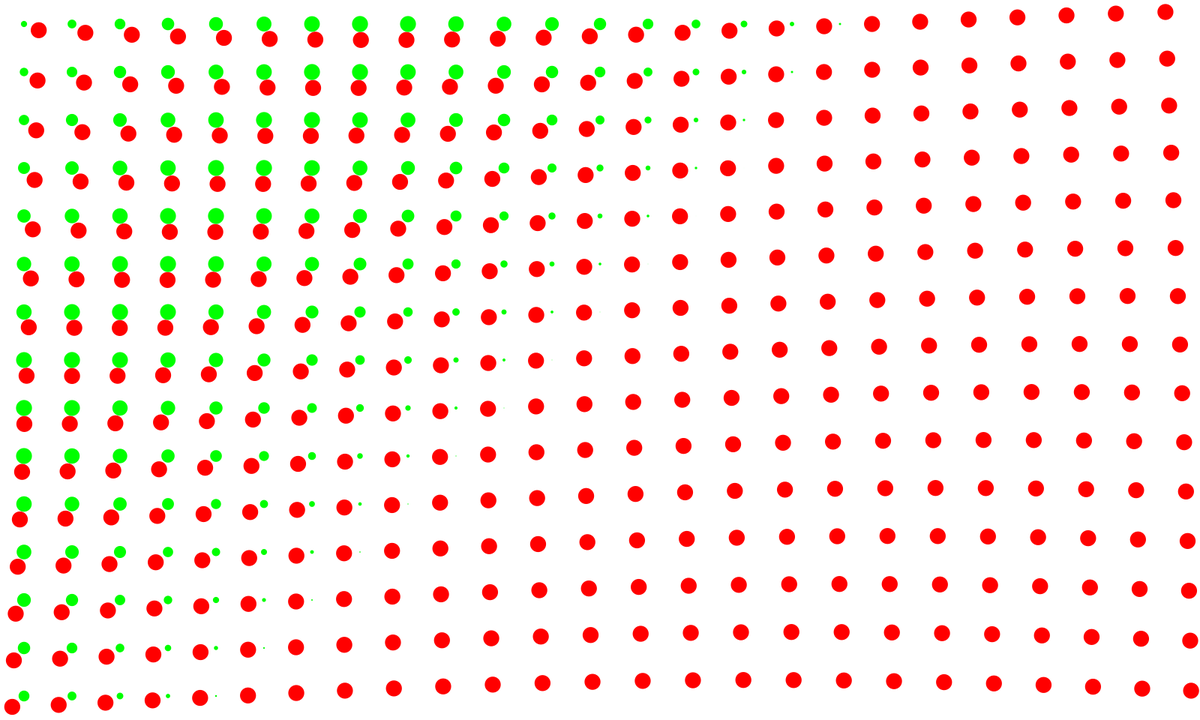
Frame 1 (no input)
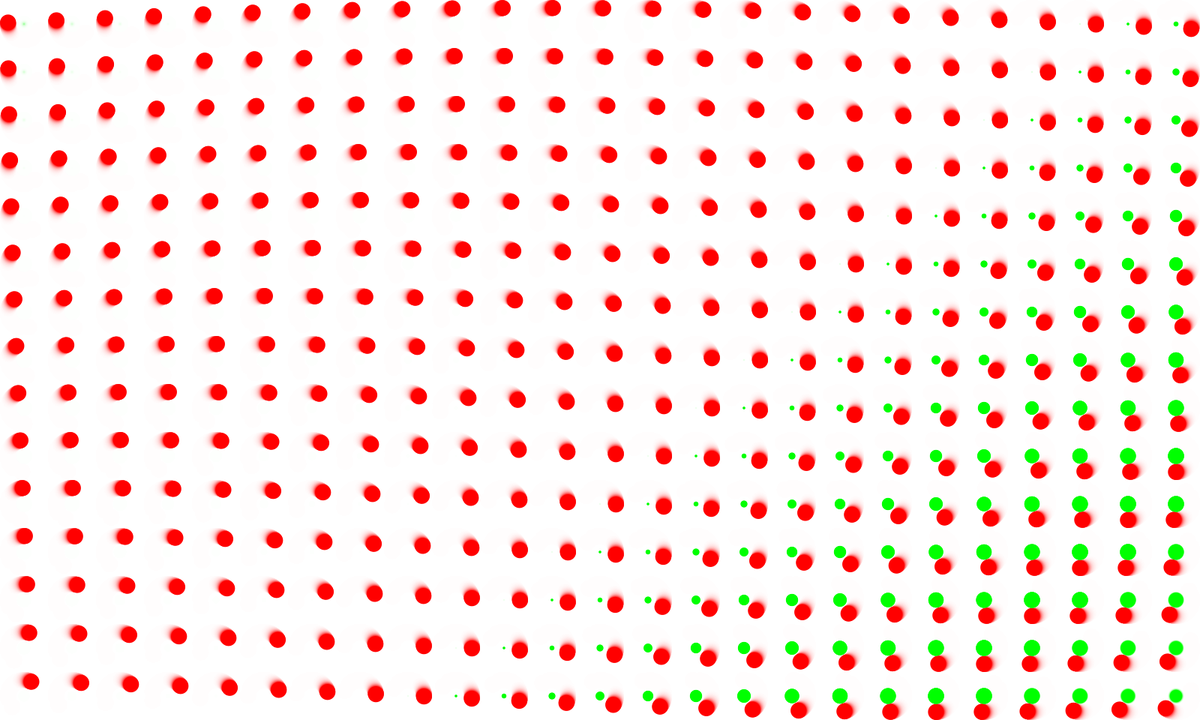
Frame 60 (the mouse pressed at the canvas centre just before this capture)
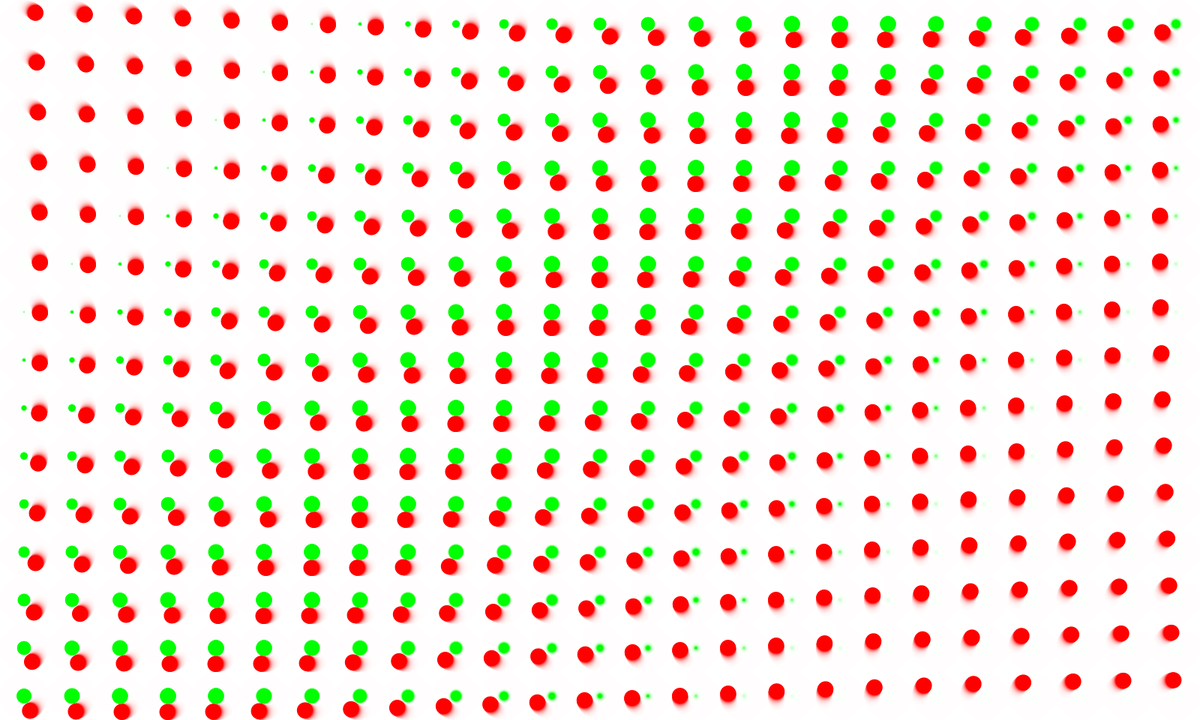
Frame 120 (the mouse held since frame 60 and released just before this capture)

The Processing sketch that drew these frames (run headless with seeded random() and noise(); from frame 60 on, the mouse is pressed at the canvas centre):

// Processing sketch: sketch_191012b
// ── sketch_191012b.pde
int blockNumHori = 25;
int blockNumHoriTarget;
float circleRaidus = 20.0f;

void setup() {
  size(1600, 960);
  background(255);
  blockNumHoriTarget = blockNumHori;
}

void draw() {
  
  blockNumHori = round(lerp(float(blockNumHori), float(blockNumHoriTarget), 0.1f));
  println(blockNumHori);
  fill(255, 50);
  noStroke();
  rect(0, 0, width, height);
  float blockWidth = width/blockNumHori;
  int blockNumVert = floor(height/blockWidth)+1;

  //circleRaidus = blockWidth * sin(millis()/180.0f * PI / 8);
  //fill(0,255,255,200);
  //circle(width/2,height/2,circleRaidus*8);

  fill(255, 255, 0, 255);
  noStroke();
  for (int i=0; i< blockNumHori; i++) {
    for (int j = 0; j<blockNumVert; j++) {
      float horiPos = (float(i)+0.5f) * blockWidth;
      float vertPos = (float(j)+0.5f) * blockWidth;
      //rectMode(CENTER);
      //fill(255*noise(i/blockWidth,j/blockWidth));
      //rect(horiPos,vertPos,blockWidth,blockWidth);
      float angle = radians(horiPos +vertPos)/8 + (millis()/180.0f * PI / 8);
      float rx = blockWidth/3 * cos(angle);
      float ry = blockWidth/3 * sin(angle);
      fill(255, 0, 0, 255);
      circle(horiPos+rx, vertPos+ry, blockWidth/3);
      fill(0, 255, 0.50);
      if (ry > 0) circle(horiPos, vertPos, ry);
      //fill(0,255,255,200);
      //circle(horiPos,vertPos,circleRaidus);
    }
  }
}

void keyPressed()
{
  //blockNumHoriTarget = round(random(10, 100));
  //println(blockNumHoriTarget);
}

void mouseMoved()
{
  blockNumHoriTarget = round(map(mouseX, 0, width, 10, 30));
}
